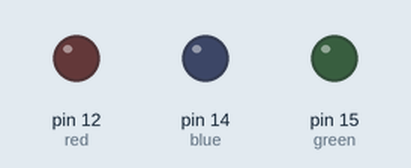
The sketch below on a simulated Arduino Uno, built with avr-gcc and run on an emulated ATmega328P. Parts: output pins drawn as LEDs (lit = HIGH). Random numbers use the default seed unless the sketch sets one; what the sketch prints to the serial monitor is not drawn.

Above: at 0.1 s.
At 24.7 s:
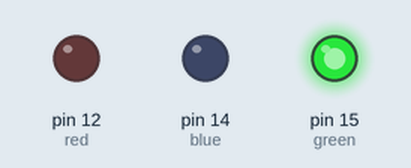
At 50.4 s:
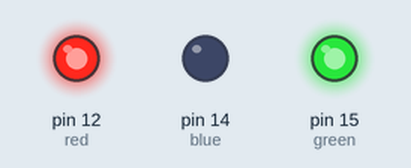
At 52.6 s:
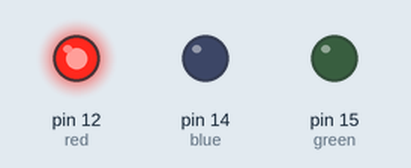
At 125.5 s:
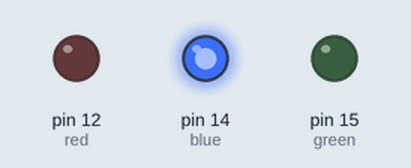
Timing chart, 0 to 127.0 s (numbered marks = the images above):
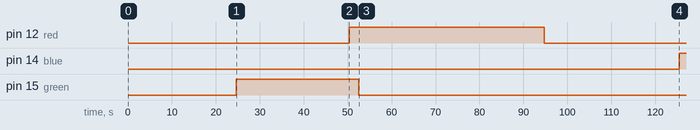

Measured:
- by itself, pin 12 (red): LOW → HIGH at 50.3 s, → LOW 44.4 s later
- by itself, pin 14 (blue): LOW → HIGH at 125 s
- by itself, pin 15 (green): LOW → HIGH at 24.6 s, → LOW 28.0 s later

The sketch:

random_led_fades.ino
```cpp
const int red = 12;
const int green = 15;
const int blue = 14;
const boolean logging = true;

long fade = 0;
int fadeStep = 10;

int redStart = 0;
int blueStart = 0;
int greenStart = 0;
float redCurrent = redStart;
float blueCurrent = blueStart;
float greenCurrent = greenStart;
int redFinish = redStart;
int blueFinish = blueStart;
int greenFinish = greenStart;
float redInc = 0;
float blueInc = 0;
float greenInc = 0;

void setup() {
  Serial.begin(9600);
  Serial.println("setup");
  pinMode(red, OUTPUT);
  pinMode(green, OUTPUT);
  pinMode(blue, OUTPUT);
}

void loop() {
  Serial.println("loop");
  float diff;
  float numsteps;

  if (fade <= 0) { //initialize the values
    fade = getFadeValue();
    redStart = redCurrent;
    redFinish = getColorValue();
    greenStart = greenCurrent;
    greenFinish = getColorValue();
    blueStart = blueCurrent;
    blueFinish = getColorValue();

    numsteps = fade / fadeStep;

    diff = redFinish - redStart;
    redInc = diff / numsteps;
    diff = greenFinish - greenStart;
    greenInc = diff / numsteps;
    diff = blueFinish - blueStart;
    blueInc = diff / numsteps;

    Serial.print("fade divisor "); Serial.println(numsteps, DEC);
    Serial.print("redStart "); Serial.println(redStart, DEC);
    Serial.print("redFinish "); Serial.println(redFinish, DEC);
    Serial.print("redInc "); Serial.println(redInc, DEC);
    Serial.print("greenStart "); Serial.println(greenStart, DEC);
    Serial.print("greenFinish "); Serial.println(greenFinish, DEC);
    Serial.print("greenInc "); Serial.println(greenInc, DEC);
    Serial.print("blueStart "); Serial.println(blueStart, DEC);
    Serial.print("blueFinish "); Serial.println(blueFinish, DEC);
    Serial.print("blueInc "); Serial.println(blueInc, DEC);

  }

  //update the current values
  redCurrent += redInc;
  if ((redInc > 0 && redCurrent > redFinish) || (redInc < 0 && redCurrent < redFinish)) redCurrent = redFinish;
  blueCurrent += blueInc;
  if ((blueInc > 0 && blueCurrent > blueFinish) || (blueInc <0 && blueCurrent < blueFinish)) blueCurrent = blueFinish;
  greenCurrent += greenInc;
  if ((greenInc > 0 && greenCurrent > greenFinish) || (greenInc < 0 && greenCurrent < greenFinish)) greenCurrent = greenFinish;

  Serial.print("red "); Serial.println(redCurrent, DEC);
  Serial.print("blue "); Serial.println(blueCurrent, DEC);
  Serial.print("green "); Serial.println(greenCurrent, DEC);

  //write to analog pins
  analogWrite(red, redCurrent);
  analogWrite(blue, blueCurrent);
  analogWrite(green, greenCurrent);

  //decrement to new timing
  fade -= fadeStep;
  Serial.print("fade "); Serial.println(fade, DEC);
  delay(fadeStep);
}

int getFadeValue() {
  Serial.println("getFadeValue");
  long val = random(3000, 5000);
  Serial.print("val = "); Serial.println(val, DEC);
  return (val);
}

int getColorValue() {
  Serial.println("getColorValue");
  int val = random(0, 255);
  Serial.print("val = "); Serial.println(val, DEC);
  return (val);
}
```
